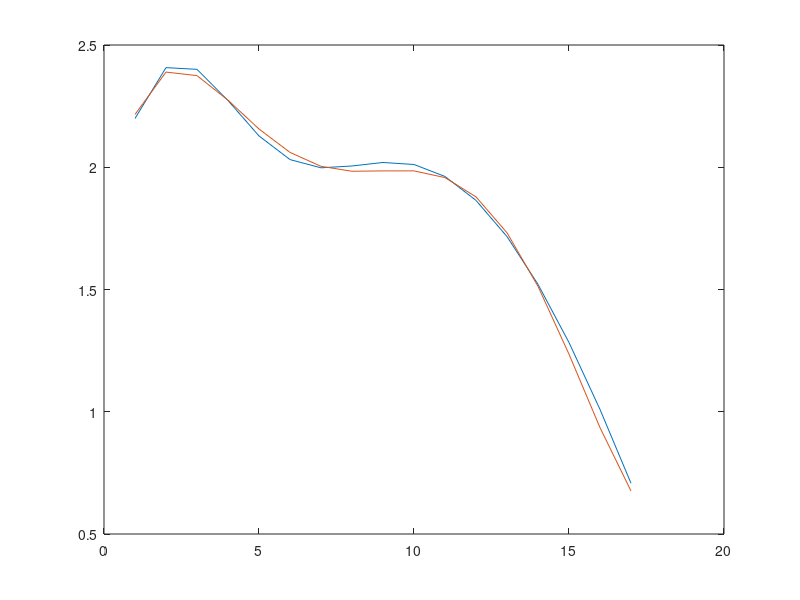
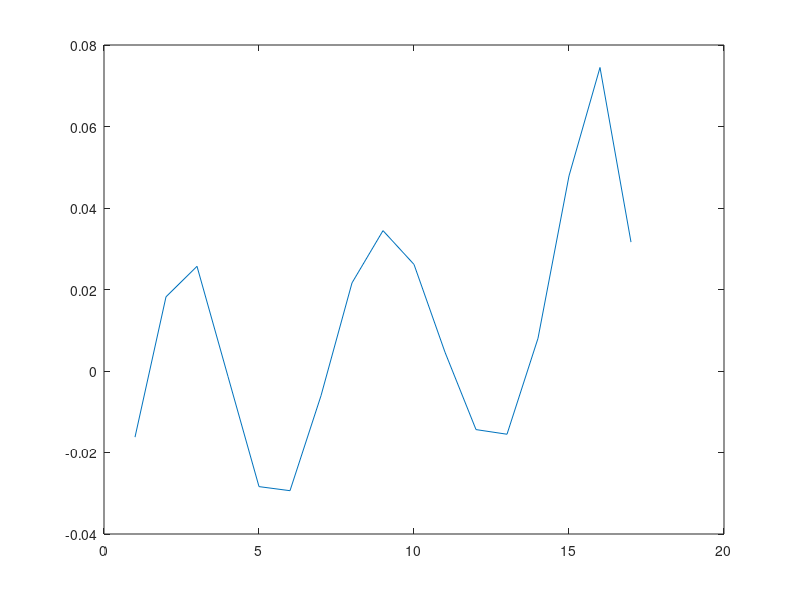

Source code (MATLAB) for these figures, in order:
%ex2
close all;
x=0:0.25:4;
y=2*exp(-x.*x)+2*sin(0.67*x+0.1);
g=2.2159 + 1.2430*x - 2.6002*x.^2 + 1.7223*x.^3 - 0.4683*x.^4 + 0.0437*x.^5;

figure;
plot(y);
hold on;
plot(g);
e=y-g;
n=length(e);
emp=1/n*sum(e.^2)
figure;
plot(e);


